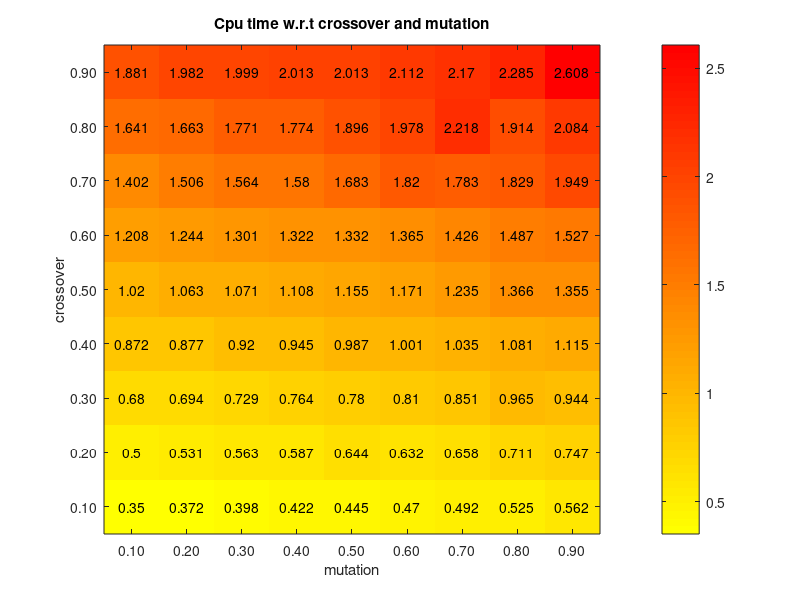

Write the MATLAB code that produced this figure.
f = figure;
%-------------ex1--------------cr/mr - elit
m = [     0.2540    0.2630    0.3430    0.4690    0.5630    0.6450    0.7330    0.8400    1.0430;
    0.2050    0.2830    0.3750    0.5380    0.5620    0.6450    0.7370    0.8360    0.9160;
    0.2100    0.2560    0.3420    0.4640    0.5620    0.6420    0.7390    0.8370    0.9190;
    0.1710    0.2540    0.3400    0.4660    0.5580    0.6450    0.7320    0.8270    0.9240;
    0.1680    0.2560    0.3390    0.4670    0.5580    0.6510    0.7310    0.8280    0.9220;
    0.1710    0.2500    0.3380    0.4650    0.5550    0.6400    0.9600    1.0310    1.1550;
    0.2100    0.3180    0.4270    0.5690    0.6910    0.7910    0.9110    1.0310    1.1510;
    0.2290    0.3410    0.4710    0.5760    0.7430    0.8140    0.9170    1.0380    1.1580;
    0.2210    0.3190    0.4260    0.5830    0.7520    0.7970    0.9130    1.0300    1.1550];

m = [    24.7258   24.2628   23.3941   23.4804   22.9901   22.2764   22.4508   21.2838   21.9973;
   25.6146   24.3048   23.7413   23.3113   22.2916   22.6156   23.1274   21.9736   22.6411;
   24.6564   24.7235   23.5932   22.6137   22.9559   22.3881   22.4402   22.3176   22.6393;
   24.9928   24.5350   24.2464   23.2811   22.8923   22.2945   22.2274   22.3576   21.9055;
   25.3582   24.5296   23.6930   23.3882   22.9819   22.5225   21.9026   22.0123   22.7942;
   25.0848   24.3301   23.5196   23.4750   22.9765   22.9208   22.4614   21.9155   22.1382;
   25.6436   23.3708   23.8393   22.8711   22.8458   21.8937   21.3734   22.2648   22.1726;
   25.8554   24.6586   23.3351   23.5584   22.6580   22.6573   22.5666   21.9627   22.1256;
   25.6011   24.5842   23.4092   23.5188   23.2813   22.2494   22.2474   22.6040   22.4731   ];

%-------------ex1-------------- pop - elit
m = [ 0.6310    0.5670    0.7100    1.1340    1.1610    1.4840    1.6240   2.3340    2.5410;
    0.6240    1.0960    1.5090    2.0940    2.5810    3.0080    3.4620  4.2410    4.9350;
    1.0280    1.6680    2.2700    2.9720    3.5000    4.2820    5.0190  6.3080    7.4970];

n = [26.2111   26.0062   24.6833   25.1542   24.0887   23.6247   23.8197  23.0959   24.5575;
   26.7006   25.2294   24.5550   24.0474   24.1665   23.1423   23.0555  22.9635   24.2736;
   25.2832   25.1766   24.5885   23.2572   23.7222   23.1136   22.3749 23.4284   24.1220];

%-------------ex1-------------- pop - cr/mr

m = [1.5950    1.1290    1.1840    0.9170    0.9490    0.6790    0.5790    0.4740    0.3720
    2.2530    1.9540    1.7640    1.5840    1.5220    1.2180    1.1360    0.9420    0.7450
    3.6340    3.3160    3.0800    2.6400    2.1290    1.8330    1.7460    1.5560    1.0540];

m = [23.8631   23.9422   22.5375   22.7602   22.5476   22.9751   23.3959   23.3507   22.8063
   23.9186   23.4395   22.5730   23.1955   23.0266   22.2203   22.7775   23.5340   23.0137
   23.8786   22.9693   23.2950   22.1572   22.6445   22.5128   22.8409   23.0342   23.1705];

%-------------ez-------------cr---mr--90-10
m =[  0.6670    0.6690    0.6560    0.6780    0.6810    0.7630    0.7650    0.7760    0.8120;
    0.6200    0.6450    0.6290    0.6710    0.6300    0.7220    0.6730    0.6420    0.6510;
    0.4720    0.4900    0.5200    0.5350    0.6010    0.6400    0.6380    0.6550    0.6280;
    0.4340    0.4530    0.4780    0.4680    0.4980    0.5160    0.5660    0.5170    0.5620;
    0.3540    0.4010    0.3990    0.4110    0.4400    0.4600    0.4510    0.4830    0.4740;
    0.3360    0.3820    0.4060    0.5460    0.5110    0.4350    0.3440    0.3540    0.3680;
    0.2210    0.2420    0.2450    0.2550    0.2830    0.4420    0.2910    0.3000    0.3160;
    0.1770    0.1870    0.2000    0.2050    0.2100    0.2270    0.2370    0.2470    0.2680;
    0.1330    0.1450    0.1550    0.1580    0.1720    0.1820    0.1890    0.1990    0.2100];

m = [   26.5906   26.5759   26.7602   26.6511   27.0185   25.9433   26.1832   26.3421   26.6771;
   25.8875   26.0242   25.5816   26.2558   25.5210   25.6338   25.8333   26.6510   26.4191;
   25.6969   26.1703   25.4009   25.9678   25.9626   25.8144   26.0779   25.9238   26.0826;
   25.7362   24.5380   25.5923   25.8722   25.6325   25.5569   25.3271   25.3754   26.4262;
   25.4503   25.9079   25.2813   25.3856   25.4559   25.6122   25.8930   25.8218   25.8568;
   25.3839   26.1517   25.3912   24.6796   25.4838   25.3507   25.5834   25.6385   26.1439;
   25.9814   25.2798   24.6709   25.5708   25.6961   25.3151   25.7232   24.9563   24.8871;
   26.2509   25.2300   25.1283   24.6997   25.4706   25.4377   24.6584   25.6099   25.3926;
   26.4330   25.4624   25.6098   25.4875   25.3710   25.3687   25.4984   25.5411   25.2910];

%-------------ez-------------cr---mr-95/80--5--1
m =[ 0.9870    1.0820    0.9590    0.9510    0.9730;
    1.0550    1.0670    1.0030    0.9930    0.9980;
    0.9440    0.9810    0.9490    0.9190    0.8930;
    0.9420    0.9640    0.9530    0.9020    0.9390;
    0.9250    0.9100    0.9290    0.9150    0.8900;
    0.9290    0.9100    0.9110    0.9150    0.9100;
    0.9100    0.9070    0.9060    0.9090    0.8920;
    0.8980    0.8830    0.8620    0.8650    0.8820;
    0.8820    0.8500    0.8280    0.8580    0.8790;
    0.8650    0.8540    0.8580    0.8400    0.8830;
    1.0110    0.9430    0.8620    0.8470    0.8430;
    0.8600    0.8490    0.8570    0.8530    0.9400;
    0.9080    0.9430    0.8490    0.8720    0.8370;
    0.8450    0.8430    0.8480    0.8090    0.8250;
    0.8190    0.8440    0.8170    0.8140    0.8270;
    0.8320    0.8390    0.8210    0.8170    0.9930 ];

n = [ 24.8267   24.4762   24.3075   25.1871   24.7872;
   24.2455   24.7184   25.0380   24.9716   24.8828;
   24.8772   25.0361   24.0321   24.4207   25.3923;
   24.2904   24.0798   23.8320   24.8159   25.2141;
   24.8473   25.2098   24.7882   23.8055   25.3137;
   24.6260   24.0190   23.2023   25.1441   24.1030;
   24.5921   24.5182   24.1248   24.7952   24.4798;
   24.1796   24.4087   24.3357   25.2133   23.7809;
   23.9371   24.2718   24.0877   25.5248   24.3068;
   24.4001   24.2131   24.2992   24.9337   25.7717;
   23.9962   24.1868   24.4306   24.1209   25.4006;
   24.0579   24.8582   25.1031   24.9188   25.5955;
   23.6749   24.6063   25.1965   24.7917   25.6354;
   23.4149   23.9818   25.2438   24.8909   24.7998;
   24.8845   25.1300   25.0011   23.4425   25.0669;
   24.4576   24.3082   23.7276   25.5460   26.0448        ];

%----------------------------------------------
vvv = [3.5300    3.0300    3.9850    4.3600    3.8400;
    3.7400    3.7850    3.8350    4.0600    4.3700;
    4.3250    4.2050    3.9000    3.6150    3.8500;
    3.6350    3.7050    3.5700    3.5500    3.6500;
    3.6900    3.6600    3.6700    3.7450    3.6800;
    3.6200    3.5500    3.6250    3.5800    3.4700;
    3.3300    3.4100    3.3650    3.6150    3.4350;
    3.2500    3.2550    3.2450    3.2900    3.2600;
    3.2700    3.2950    3.3050    3.8650    4.0900;
    3.3150    3.2400    3.4050    3.3700    3.3700;
    3.2800    3.3150    3.3500    3.3900    3.3650;
    3.3900    3.2950    3.5700    3.8700    3.4800;
    3.2150    3.2150    3.3250    3.1800    3.3450;
    3.1800    3.2200    3.1400    3.2200    3.1300;
    3.0400    3.2000    3.2100    3.2750    3.4100;
    3.2550    3.1750    2.9400    3.1750    3.6300];

v=[25.4681   25.5736   25.4938   25.4123   26.0055;
   26.2750   26.2727   24.9516   26.1277   25.9040;
   25.9535   25.9974   26.0164   25.3617   26.3551;
   25.8787   25.6037   25.4505   26.0192   25.3611;
   26.1445   26.4789   25.2423   25.6866   25.4784;
   25.1852   25.2855   26.0809   25.4244   26.1644;
   25.6439   26.5226   25.6776   25.6965   25.7018;
   25.8543   25.7291   25.3792   25.4970   25.5745;
   25.5693   25.8223   25.0207   25.2808   25.4066;
   25.3379   25.3583   25.2758   25.8732   25.8315;
   24.3271   25.4221   25.3964   25.3143   25.3987;
   24.4218   23.9970   25.8412   24.4101   25.2829;
   24.4080   25.1593   25.7935   25.1307   25.0706;
   25.0721   25.3358   25.1311   25.0197   25.2506;
   24.6991   24.5496   25.6519   24.3830   23.3831;
   25.2219   25.5230   24.9461   25.2338   25.8850];

%---------------------------------------------------

m = [    2.3890    2.4720    2.3520    2.2890    2.2070    2.1720    2.1470    2.1200;
    2.3280    2.2170    2.1180    2.1020    2.0000    2.0670    1.9880    1.9510;
    2.0590    1.9860    1.9610    1.8520    1.7850    1.7820    1.7360    1.7020;
    1.7490    1.7390    1.7280    1.6910    1.6680    1.6540    1.6120    1.5830;
    1.6590    1.6230    1.6050    1.5840    1.5470    1.5340    1.5110    1.4720;
    1.5390    1.5090    1.4970    1.4760    1.4590    1.4190    1.4230    1.3860;
    1.4130    1.4180    1.3770    1.3860    1.3460    1.3290    1.3280    1.2780;
    1.3240    1.3070    1.2860    1.2760    1.2570    1.2460    1.2220    1.2030];

m = [   23.9275   24.1635   24.6823   24.3440   24.2442   24.3960   23.9274   23.3138;
   23.6235   23.7287   23.9910   23.7406   23.7425   23.6512   24.0387   24.3684;
   23.3815   22.7309   23.8170   23.6208   23.0610   23.3185   23.9969   23.6690;
   23.2873   23.0524   23.1299   22.7614   23.2374   22.6459   22.4903   23.0428;
   23.5198   22.8586   22.8489   22.5965   22.9136   23.2650   23.5099   23.3418;
   23.2426   23.1454   22.9559   22.7320   23.0453   22.7420   23.3411   23.5027;
   23.1436   23.3317   22.3119   22.3725   22.4649   22.9829   23.0930   22.7886;
   22.6846   22.8303   22.1969   22.4662   22.7813   22.7039   21.9156   24.0676];


%------------------
m = [  2.6080    2.2850    2.1700    2.1120    2.0130    2.0130    1.9990    1.9820    1.8810
    2.0840    1.9140    2.2180    1.9780    1.8960    1.7740    1.7710    1.6630    1.6410
    1.9490    1.8290    1.7830    1.8200    1.6830    1.5800    1.5640    1.5060    1.4020
    1.5270    1.4870    1.4260    1.3650    1.3320    1.3220    1.3010    1.2440    1.2080
    1.3550    1.3660    1.2350    1.1710    1.1550    1.1080    1.0710    1.0630    1.0200
    1.1150    1.0810    1.0350    1.0010    0.9870    0.9450    0.9200    0.8770    0.8720
    0.9440    0.9650    0.8510    0.8100    0.7800    0.7640    0.7290    0.6940    0.6800
    0.7470    0.7110    0.6580    0.6320    0.6440    0.5870    0.5630    0.5310    0.5000
    0.5620    0.5250    0.4920    0.4700    0.4450    0.4220    0.3980    0.3720    0.3500];

n = [   25.0592   24.0578   24.2474   24.1703   24.4549   23.6995   23.2675   24.1458   23.7206
   24.1491   24.3941   24.2940   23.8544   23.5822   23.4040   22.9280   22.0672   22.9282
   24.2242   22.7472   23.2676   22.8201   22.9993   21.9876   22.5121   23.5591   23.4205
   22.8954   22.9629   22.8744   22.7257   21.9693   22.5898   22.7555   23.1650   22.8107
   23.2398   23.0201   22.3119   22.2399   22.5461   23.1591   23.0738   22.7149   22.9810
   22.5358   22.4573   21.2956   22.5801   22.9050   22.7535   21.2684   22.5208   23.5257
   22.9328   23.0027   22.8159   22.3651   22.6793   22.7060   23.0252   22.7944   23.5101
   22.1079   22.7181   22.2357   22.7206   21.8533   22.8452   22.5000   23.1404   24.4675
   23.0452   23.1324   22.6713   22.8365   21.5815   22.8809   22.4499   23.2453   23.4829];
m = fliplr(m);

%x = [1 1 1 1 1 1 1 1 1 2 2 2 2 2 2 2 2 2 3 3 3 3 3 3 3 3 3];
%y = [9 8 7 6 5 4 3 2 1 9 8 7 6 5 4 3 2 1 9 8 7 6 5 4 3 2 1];
%yes = {'50';'100';'150'};
%names = {'0.90'; '0.80'; '0.70'; '0.60'; '0.50';'0.40'; '0.30'; '0.20'; '0.10'};

%y = [1   1  1  1  1  1  1 1 1 1 1 1 1 1 1 1 2  2  2  2  2  2  2  2 2 2 2 2 2 2 2 2  3  3  3  3  3  3 3  3 3 3 3 3 3 3 3 3 4  4  4  4  4  4  4  4 4 4 4 4 4 4 4 4 5 5 5 5 5 5 5 5 5 5 5 5 5 5 5 5];
%x = [16 15 14 13 12 11 10 9 8 7 6 5 4 3 2 1 16 15 14 13 12 11 10 9 8 7 6 5 4 3 2 1 16 15 14 13 12 11 10 9 8 7 6 5 4 3 2 1 16 15 14 13 12 11 10 9 8 7 6 5 4 3 2 1 16 15 14 13 12 11 10 9 8 7 6 5 4 3 2 1 ];
%yes = {'0.95'; '0.94'; '0.93'; '0.92'; '0.91'; '0.90'; '0.89'; '0.88'; '0.87'; '0.86'; '0.85'; '0.84'; '0.83'; '0.82'; '0.81'; '0.80'; };
%names = {'0.05'; '0.04'; '0.03'; '0.02'; '0.01'; };
%names = flip(names);

%y = [1 1 1 1 1 1 1 1 2 2 2 2 2 2 2 2 3 3 3 3 3 3 3 3 4 4 4 4 4 4 4 4 5 5 5 5 5 5 5 5 6 6 6 6 6 6 6 6 7 7 7 7 7 7 7 7 8 8 8 8 8 8 8 8];
%x = [8 7 6 5 4 3 2 1 8 7 6 5 4 3 2 1 8 7 6 5 4 3 2 1 8 7 6 5 4 3 2 1 8 7 6 5 4 3 2 1 8 7 6 5 4 3 2 1 8 7 6 5 4 3 2 1 8 7 6 5 4 3 2 1];
%yes = {'0.95'; '0.90'; '0.85'; '0.80'; '0.75'; '0.70'; '0.65'; '0.60'};
%names = {'0.40';'0.35';'0.30';'0.25';'0.20';'0.15';'0.10';'0.05'};
%names = flip(names);

%x = flip(x);
%y = flip(y);


x = [1 1 1 1 1 1 1 1 1 2 2 2 2 2 2 2 2 2 3 3 3 3 3 3 3 3 3 4 4 4 4 4 4 4 4 4 5 5 5 5 5 5 5 5 5 6 6 6 6 6 6 6 6 6 7 7 7 7 7 7 7 7 7 8 8 8 8 8 8 8 8 8 9 9 9 9 9 9 9 9 9];
y = [9 8 7 6 5 4 3 2 1 9 8 7 6 5 4 3 2 1 9 8 7 6 5 4 3 2 1 9 8 7 6 5 4 3 2 1 9 8 7 6 5 4 3 2 1 9 8 7 6 5 4 3 2 1 9 8 7 6 5 4 3 2 1 9 8 7 6 5 4 3 2 1 9 8 7 6 5 4 3 2 1];
yes = {'0.90'; '0.80'; '0.70'; '0.60'; '0.50';'0.40'; '0.30'; '0.20'; '0.10'};
names = {'0.90'; '0.80'; '0.70'; '0.60'; '0.50';'0.40'; '0.30'; '0.20'; '0.10'};
names = flip(names);

y = flip(y);
t=num2cell(m);

t = cellfun(@num2str, t, 'UniformOutput', false); % convert to string

%t=t';

imagesc(m);
title('Cpu time w.r.t crossover and mutation');

set(gca,'xtick',[1:9],'xticklabel',names);
set(gca,'ytick',[1:9],'yticklabel',yes);
xlabel('mutation');
ylabel('crossover');
hold on
colormap(flipud(autumn))
%imshow(m);
text(y,x,t', 'HorizontalAlignment','center')
colorbar;
